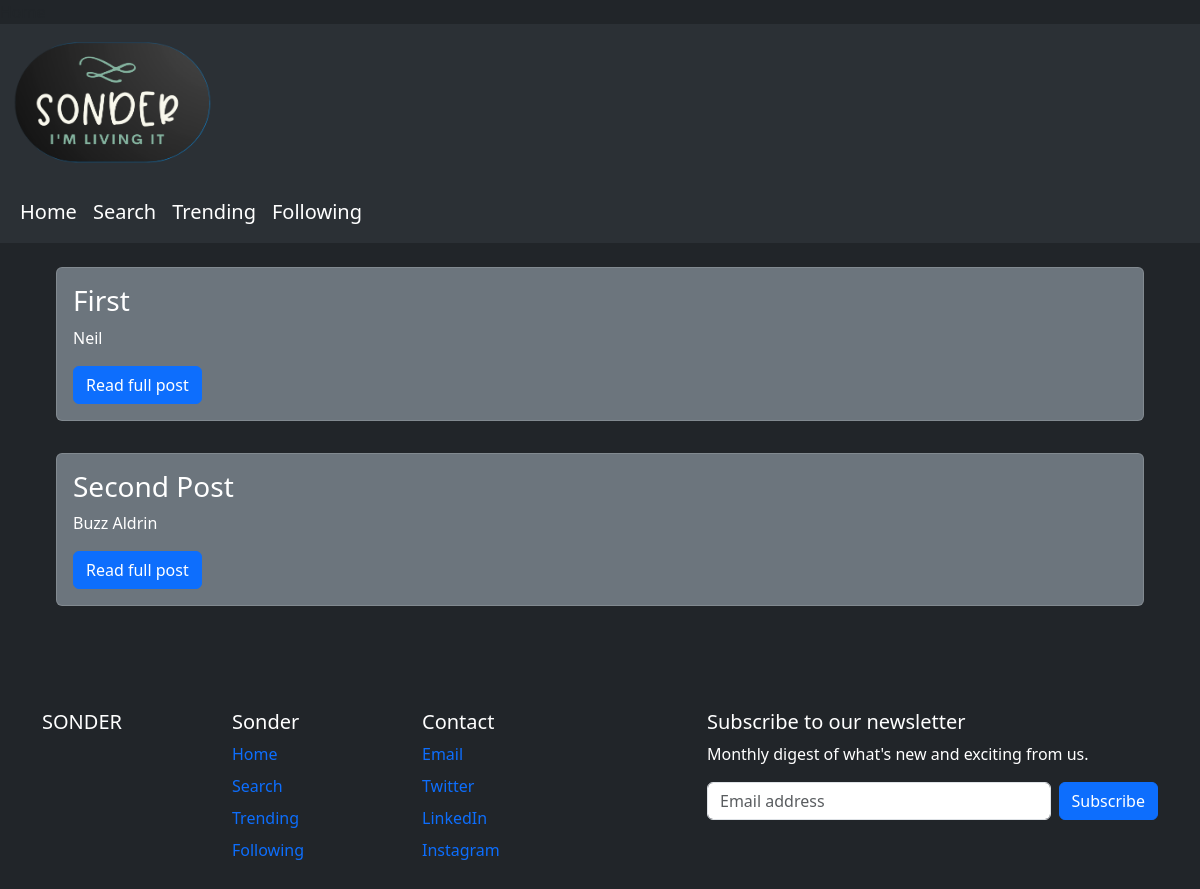
Before: / with the older database file.
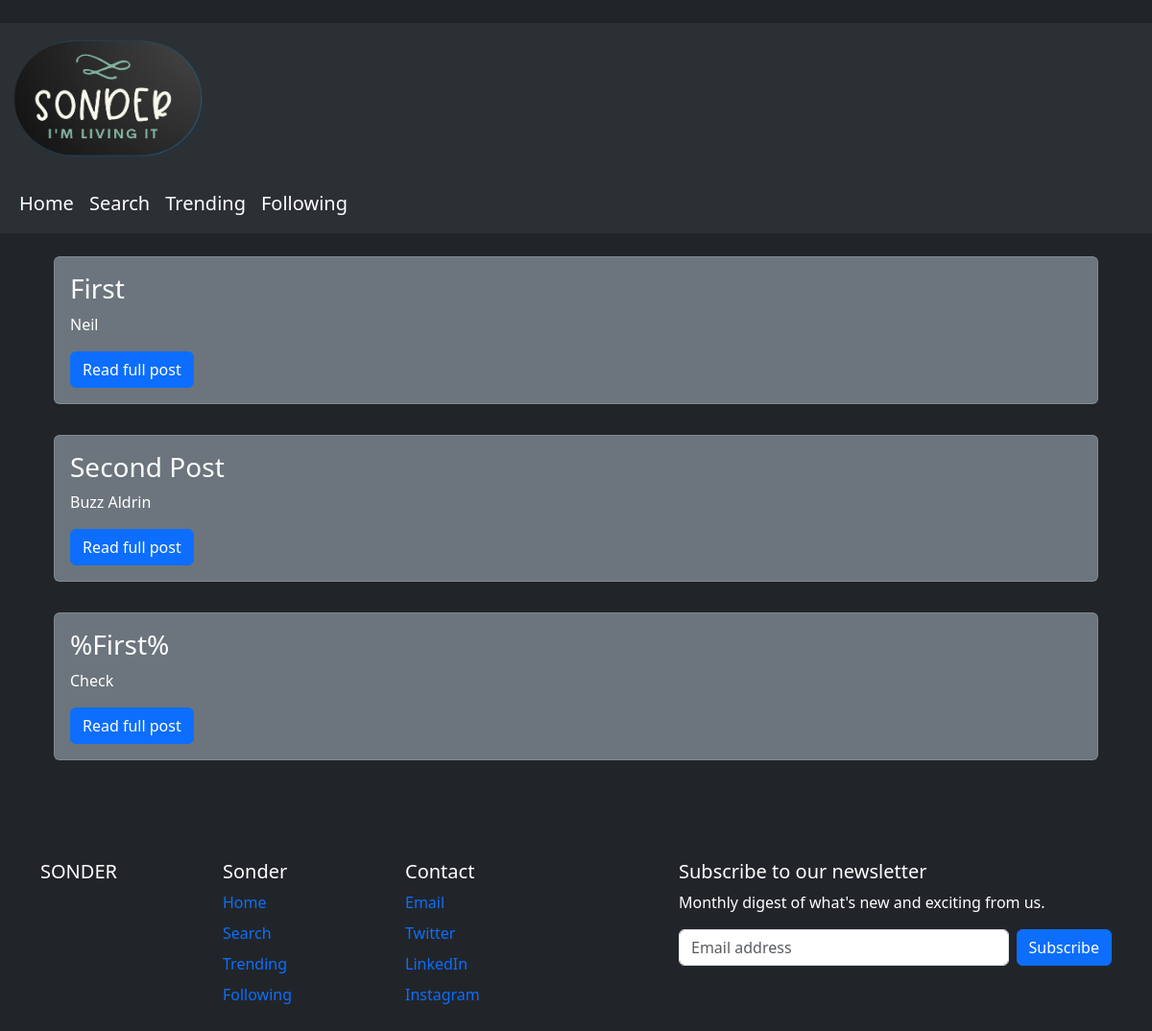
After: the same page with the newer database file.
### tables this page shows
CREATE TABLE posts (
    id INTEGER PRIMARY KEY AUTOINCREMENT,
    created TIMESTAMP NOT NULL DEFAULT CURRENT_TIMESTAMP,
    title TEXT NOT NULL,
    content TEXT NOT NULL
);

### app.py (the view)
@app.route('/')
def home():
    conn = get_db_connection()
    posts = conn.execute('SELECT * FROM posts').fetchall()
    conn.close()
    return render_template('index.html',posts=posts)

### app.py (called while the page is built)
def get_db_connection():
    conn = sqlite3.connect('database.db')
    conn.row_factory = sqlite3.Row
    return conn

### templates/index.html (shortened to what this page needs)
{% extends 'base.html' %}
{% block body %}
{% for post in posts %}
<div class="d-grid gap-3">
        <div class="p-2 bg-dark text-white mx-5 mt-3" data-bs-theme="dark">
            <div class="card bg-secondary text-white" data-bs-theme = "dark">
                <div class="card-body">
                  <h3 class="card-title">{{post.title}}</h3>
                  <p class="card-text">{{post.content}}</p>
                  <a href="{{post.id}}" class="btn btn-primary">Read full post</a>
                </div>
              </div>
        </div>
  </div>
{% endfor %}
{% endblock %}

### templates/base.html (shortened to what this page needs)
<!doctype html>
<html lang="en">
  <head>
    <link href="https://cdn.jsdelivr.net/npm/bootstrap@5.3.0-alpha2/dist/css/bootstrap.min.css" rel="stylesheet">
  </head>
  <body class = bg-dark>
    <nav class="navbar navbar-expand-lg bg-body-tertiary bg-dark" data-bs-theme="dark">
        <div class="container-fluid">
            <a class="navbar-brand" href="index.html">
                <img src="{{ url_for('static', filename='logo.png') }}" width="200" height="130" class="d-inline-block align-text-top" />
            </a>
        </div>
        </nav>
    <nav class="navbar navbar-expand-lg bg-body-tertiary bg-dark sticky-top fs-5"  data-bs-theme="dark">
    <div class="container-fluid">
        <div class="collapse navbar-collapse" id="navbarSupportedContent">
        <ul class="navbar-nav me-auto mb-2 mb-lg-0">
            <li class="nav-item">
            <a class="nav-link active" aria-current="page" href="/">Home</a>
            </li>
            <li class="nav-item">
            <a class="nav-link active" aria-current="page" href="/search">Search</a>
            </li>
            <li class="nav-item">
            <a class="nav-link active" aria-current="page" href="/trending">Trending</a>
            </li>
            <li class="nav-item">
            <a class="nav-link active" aria-current="page" href="#">Following</a>
            </li>
        </ul>
        </div>
    </div>
    </nav>
    {% block body %}
    {% endblock %}
      <div class="container mt-5">
        <footer class="py-5 text-white">
          <div class="row">
            <div class="col-6 col-md-2 mb-3">
              <h5><a href="index.html" class = "nav-link p-0"> SONDER</a></h5>
            </div>
            <div class="col-6 col-md-2 mb-3">
              <h5>Sonder</h5>
              <ul class="nav flex-column">
                <li class="nav-item mb-2"><a href="/" class="nav-link p-0">Home</a></li>
                <li class="nav-item mb-2"><a href="/search" class="nav-link p-0">Search</a></li>
                <li class="nav-item mb-2"><a href="/trending" class="nav-link p-0">Trending</a></li>
                <li class="nav-item mb-2"><a href="#" class="nav-link p-0">Following</a></li>
              </ul>
            </div>
            <div class="col-6 col-md-2 mb-3">
              <h5>Contact</h5>
              <ul class="nav flex-column">
                <li class="nav-item mb-2"><a href="mailto:sonder@gmail.com" class="nav-link p-0">Email</a></li>
                <li class="nav-item mb-2"><a href="https://twitter.com" class="nav-link p-0">Twitter</a></li>
                <li class="nav-item mb-2"><a href="https://linked.com" class="nav-link p-0">LinkedIn</a></li>
                <li class="nav-item mb-2"><a href="https://instagram.com" class="nav-link p-0">Instagram</a></li>
              </ul>
            </div>
            <div class="col-md-5 offset-md-1 mb-3">
              <form>
                <h5>Subscribe to our newsletter</h5>
                <p>Monthly digest of what's new and exciting from us.</p>
                <div class="d-flex flex-column flex-sm-row w-100 gap-2">
                  <input id="newsletter1" type="text" class="form-control" placeholder="Email address">
                  <button class="btn btn-primary" type="button">Subscribe</button>
                </div>
              </form>
            </div>
          </div>
        </footer>
      </div>
  </body>
</html>

Changed rows visible on the page:
added posts: title "%First%", content "Check"
